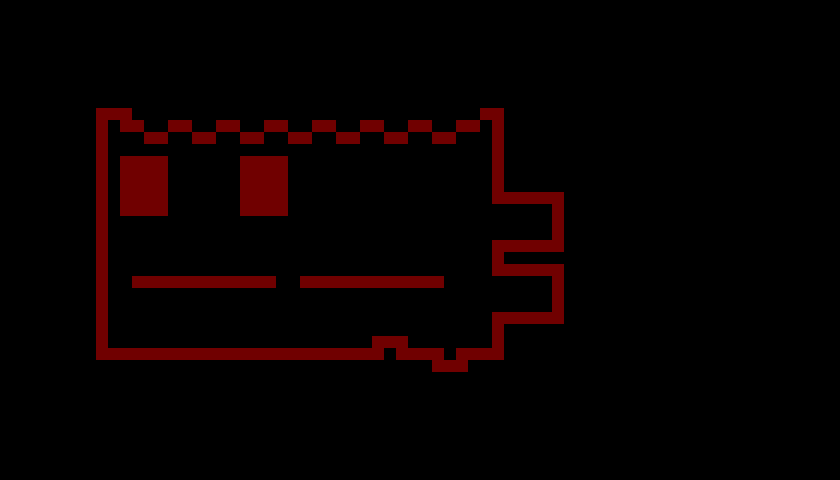

Below is a game level as drawn by its tile map, then a one-line description and the .tmx that defines it (tile-layer data replaced by summaries):
An orthogonal 70x40 tile map with 12x12 px tiles, 1 tile layer (Collisions), 11 hidden layers not drawn, 2 tilesets.

<map version="1.10" tiledversion="1.11.0" orientation="orthogonal" renderorder="right-down" width="70" height="40" tilewidth="12" tileheight="12" infinite="0" nextlayerid="14" nextobjectid="1">
 <tileset firstgid="1" source="Resume Game Tileset.tsx" />
 <tileset firstgid="1025" source="Collision Tileset.tsx" />
 <group id="13" name="Objects" visible="0">
  <layer id="1" name="Water" width="70" height="40">
   <data>[2800 cells, 2800 non-empty, 9 distinct tile ids]</data>
  </layer>
  <layer id="2" name="Island" width="70" height="40">
   <data>[2800 cells, 762 non-empty, 57 distinct tile ids]</data>
  </layer>
  <layer id="3" name="House" width="70" height="40">
   <data>[2800 cells, 83 non-empty, 42 distinct tile ids]</data>
  </layer>
  <layer id="6" name="Paths" width="70" height="40">
   <data>[2800 cells, 140 non-empty, 16 distinct tile ids]</data>
  </layer>
  <layer id="7" name="Fence" width="70" height="40">
   <data>[2800 cells, 48 non-empty, 8 distinct tile ids]</data>
  </layer>
  <layer id="8" name="Flowers and Grass" width="70" height="40">
   <data>[2800 cells, 38 non-empty, 23 distinct tile ids]</data>
  </layer>
  <layer id="10" name="Dock" width="70" height="40">
   <data>[2800 cells, 96 non-empty, 48 distinct tile ids]</data>
  </layer>
  <layer id="4" name="Tree" width="70" height="40">
   <data>[2800 cells, 165 non-empty, 25 distinct tile ids]</data>
  </layer>
  <layer id="5" name="Tree 1" width="70" height="40">
   <data>[2800 cells, 145 non-empty, 25 distinct tile ids]</data>
  </layer>
 </group>
 <layer id="11" name="Collisions" width="70" height="40" opacity="0.44">
  <data>[2800 cells, 195 non-empty, 1 distinct tile ids]</data>
 </layer>
 <layer id="9" name="Information Patch" width="70" height="40" visible="0">
  <data>[2800 cells, 18 non-empty, 9 distinct tile ids]</data>
 </layer>
 <layer id="12" name="Foreground Objects" width="70" height="40" visible="0">
  <data>[2800 cells, 38 non-empty, 11 distinct tile ids]</data>
 </layer>
</map>
